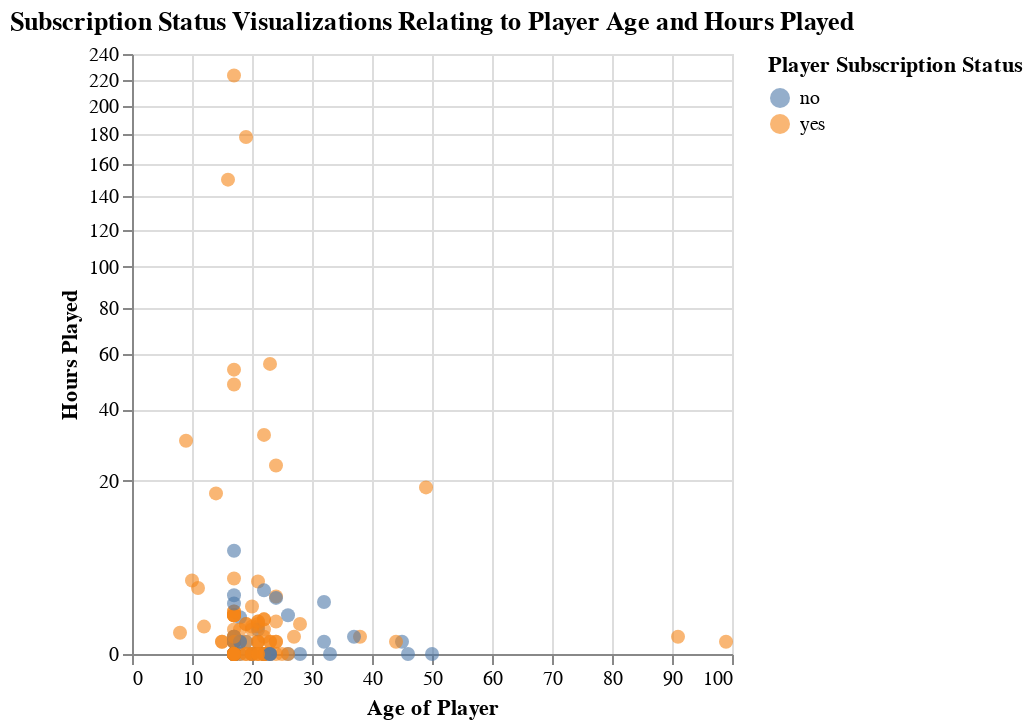
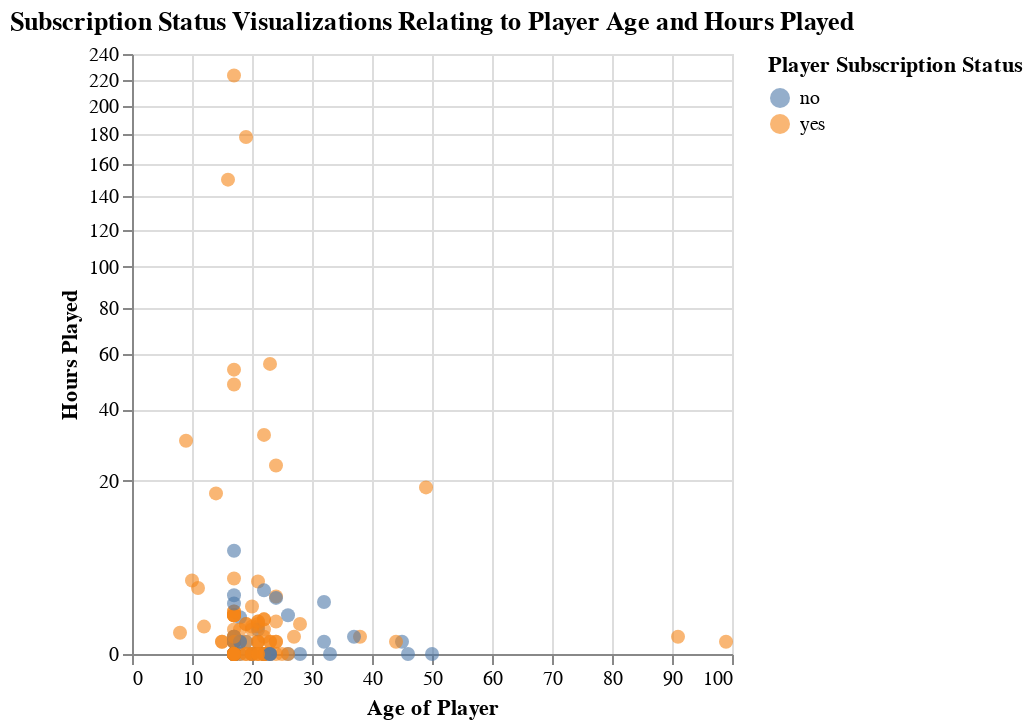

Notebook cell for these charts, in order:
### Code cell
# create scatter plot of hours played versus age,label the points be subscription class
players_visualization_training = (
    alt.Chart(players_train).mark_circle(opacity=0.6, size=49)
    .encode(
        x=alt.X("age:Q").title("Age of Player"),
        y=alt.Y("played_hours").title("Hours Played").scale(zero=False, type="sqrt"),
        color=alt.Color("subscribe").title("Player Subscription Status"),
        tooltip=[
            alt.Tooltip("age:Q", title="Age"),
            alt.Tooltip("played_hours:Q", title="Hours Played"),
            alt.Tooltip("subscribe:N", title="Subscribed?")
        ]
    ).properties(title="Subscription Status Visualizations Relating to Player Age and Hours Played")
)

players_visualization_training

### Figure 1 — Vega-Lite specification as saved in the notebook (floating-point values rounded to 4 significant figures; data arrays with more than 128 entries replaced by an {"elided": "..."} marker saying what was removed)
{"config": {"view": {"continuousWidth": 300, "continuousHeight": 300}}, "data": {"name": "data-e9b1c91013b76b1950b74d7962875692"}, "mark": {"type": "circle", "opacity": 0.6, "size": 49}, "encoding": {"color": {"field": "subscribe", "title": "Player Subscription Status", "type": "nominal"}, "tooltip": [{"field": "age", "title": "Age", "type": "quantitative"}, {"field": "played_hours", "title": "Hours Played", "type": "quantitative"}, {"field": "subscribe", "title": "Subscribed?", "type": "nominal"}], "x": {"field": "age", "title": "Age of Player", "type": "quantitative"}, "y": {"field": "played_hours", "scale": {"zero": false, "type": "sqrt"}, "title": "Hours Played", "type": "quantitative"}}, "title": "Subscription Status Visualizations Relating to Player Age and Hours Played", "$schema": "https://vega.github.io/schema/vega-lite/v5.20.1.json", "datasets": {"data-e9b1c91013b76b1950b74d7962875692": {"elided": "147 records"}}}

### Figure 2 — Vega-Lite specification as saved in the notebook (floating-point values rounded to 4 significant figures; data arrays with more than 128 entries replaced by an {"elided": "..."} marker saying what was removed)
{"config": {"view": {"continuousWidth": 300, "continuousHeight": 300}}, "data": {"name": "data-a557cc459f02cacf50782af6464ef503"}, "mark": {"type": "circle", "opacity": 0.6, "size": 49}, "encoding": {"color": {"field": "subscribe", "title": "Player Subscription Status", "type": "nominal"}, "tooltip": [{"field": "age", "title": "Age", "type": "quantitative"}, {"field": "played_hours", "title": "Hours Played", "type": "quantitative"}, {"field": "subscribe", "title": "Subscribed?", "type": "nominal"}], "x": {"field": "age", "title": "Age of Player", "type": "quantitative"}, "y": {"field": "played_hours", "scale": {"zero": false, "type": "sqrt"}, "title": "Hours Played", "type": "quantitative"}}, "title": "Subscription Status Visualizations Relating to Player Age and Hours Played", "$schema": "https://vega.github.io/schema/vega-lite/v5.16.3.json", "datasets": {"data-a557cc459f02cacf50782af6464ef503": {"elided": "147 records"}}}
